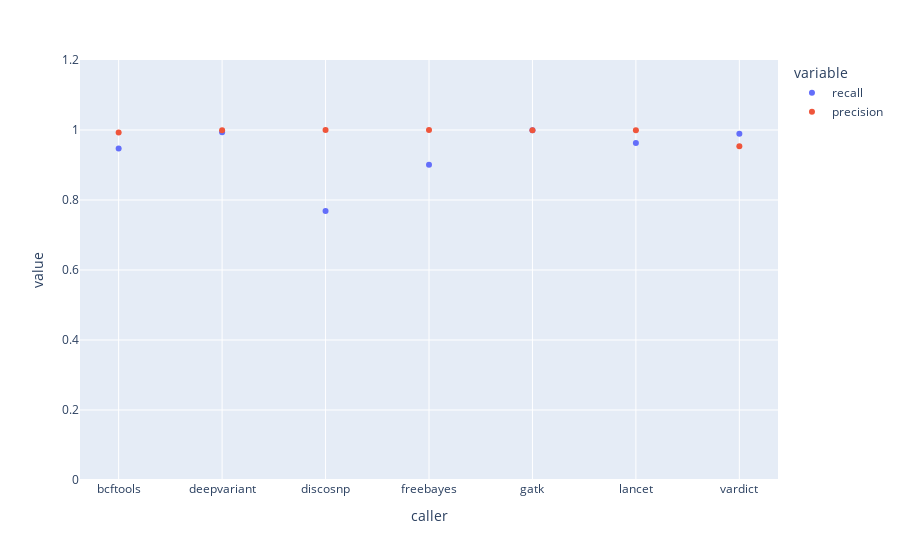

Write notebook code for a chart like this one.
### Markdown cell above
### 50% SNP , 25% INS, 25% DEL
#### 60 replicates

### Code cell
fig = px.scatter(mut_summary_nofilter, x='caller', y=['recall', 'precision'], range_y=[0,1.2],
                 category_orders={'caller': ['bcftools', 'deepvariant', 'discosnp', 'freebayes', 
                                             'gatk', 'lancet', 'vardict']})
fig.show()

### Figure 1 — Plotly figure (JSON) as saved in the notebook; plotly's stock layout.template omitted (floating-point values rounded to 4 significant figures)
{"data": [{"hovertemplate": "variable=recall<br>caller=%{x}<br>value=%{y}<extra></extra>", "legendgroup": "recall", "marker": {"color": "#636efa", "symbol": "circle"}, "mode": "markers", "name": "recall", "orientation": "v", "showlegend": true, "type": "scatter", "x": ["bcftools", "discosnp", "deepvariant", "vardict", "gatk", "freebayes", "lancet"], "xaxis": "x", "y": [0.947, 0.7684, 0.9938, 0.9893, 0.9992, 0.9009, 0.9629], "yaxis": "y"}, {"hovertemplate": "variable=precision<br>caller=%{x}<br>value=%{y}<extra></extra>", "legendgroup": "precision", "marker": {"color": "#EF553B", "symbol": "circle"}, "mode": "markers", "name": "precision", "orientation": "v", "showlegend": true, "type": "scatter", "x": ["bcftools", "discosnp", "deepvariant", "vardict", "gatk", "freebayes", "lancet"], "xaxis": "x", "y": [0.993, 1, 0.9991, 0.9536, 0.9991, 1, 0.9992], "yaxis": "y"}], "layout": {"autosize": true, "legend": {"title": {"text": "variable"}, "tracegroupgap": 0}, "margin": {"t": 60}, "xaxis": {"anchor": "y", "autorange": true, "categoryarray": ["bcftools", "deepvariant", "discosnp", "freebayes", "gatk", "lancet", "vardict"], "categoryorder": "array", "domain": [0, 1], "range": [-0.3687, 6.369], "title": {"text": "caller"}, "type": "category"}, "yaxis": {"anchor": "x", "domain": [0, 1], "range": [0, 1.2], "title": {"text": "value"}, "type": "linear"}}}
